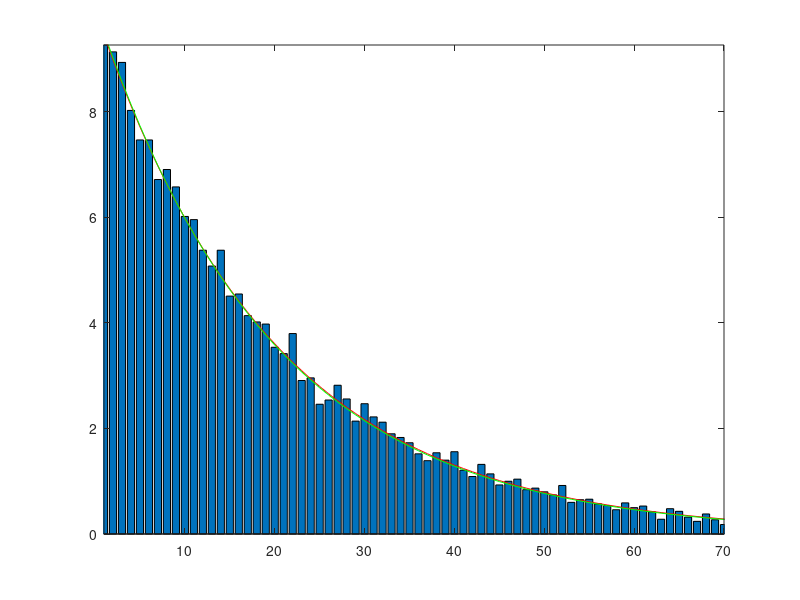

MATLAB code to generate this figure:
clear all
close all

N = 4000;
M = 200;
p = M/N;
repeat = 100;

 SamplingPoints = sort(randi(N,[M,repeat]));

% SamplingPoints = (N*sort(rand(M,repeat)));

Dist = floor(abs(diff(SamplingPoints)));

maxhist = 70;
[pEmp, x] = hist(Dist, 0:(maxhist+1) );
pEmp = mean(pEmp,2);
pTheor(:,1) = ((M-1) / N) *(1- (M-2)/N ).^x; %<== precise
pTheor(:,2) = (p) *( 1- p ).^x;              %<== approximate geometric distribution

sum(pTheor)

figure
bar(x, pEmp )
hold all
plot(x, M*pTheor(:,1),'r' )
plot(x, M*pTheor(:,2),'g' )

xlim([1, maxhist])
ylim([0, max(pEmp(2:end-1))])
